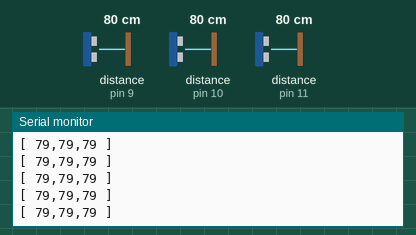
The sketch below on a simulated Arduino Uno, built with avr-gcc and run on an emulated ATmega328P. Shown: the last lines printed to the serial monitor. Wiring (inferred from the names in the program): 3 × ultrasonic range finder: trigger pin 8, echo pin 9 / trigger pin 12, echo pin 10 / trigger pin 13, echo pin 11. Inputs (shaded band) come from the test bench; at power-on: distance to the obstacle (sensors on pin 9, pin 10, pin 11) 80 cm. The echo pulse lasts 58.3 µs per cm.

Above: at 1.2 s.
1.3 s: distance to the obstacle (sensor on pin 9) set to 60 cm
At 1.43 s:
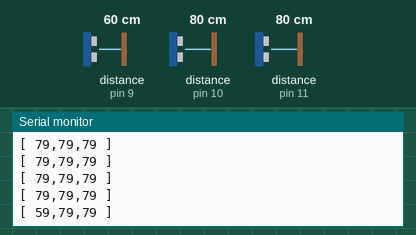
4.3 s: distance to the obstacle (sensor on pin 10) set to 120 cm
At 5.1 s:
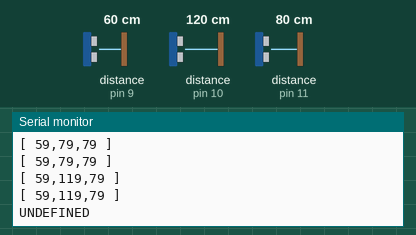
6.1 s: distance to the obstacle (sensor on pin 9) set to 27 cm
At 6.2 s:
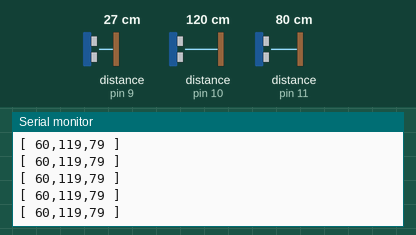
9.1 s: distance to the obstacle (sensor on pin 11) set to 120 cm
At 10.2 s:
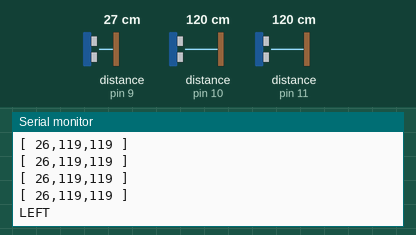
11.2 s: distance to the obstacle (sensor on pin 10) set to 299 cm
At 11.24 s:
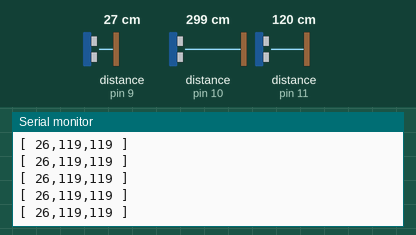
14.2 s: distance to the obstacle (sensor on pin 10) set to 2 cm
At 15.6 s:
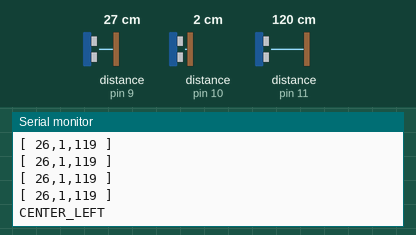
Timing chart, 0 to 17.2 s (numbered marks = the images above; inputs shaded):
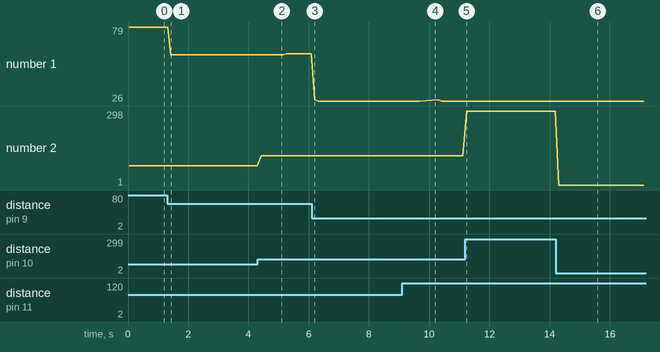

The sketch:

test.ino
```cpp
const int TRIGGER_PIN_L=8;
const int ECHO_PIN_L=9;
const int TRIGGER_PIN_M=12;
const int ECHO_PIN_M=10;
const int TRIGGER_PIN_R=13;
const int ECHO_PIN_R=11;
const int MAX_D=100;
const char* POS_STR[] = {"NONE", "LEFT", "CENTER_LEFT", "CENTER", "CENTER_RIGHT", "RIGHT", "ALL", "UNDEFINED"};
const char* MOV_STR[] = {"NONE", "LEFT", "RIGHT"};

//Init a sensor
void init(int trig_id, int echo_id) {
  pinMode(trig_id, OUTPUT);
  pinMode(echo_id, INPUT);
}


//Setup
void setup() {
  Serial.begin(9600);
  init(TRIGGER_PIN_L, ECHO_PIN_L);
  init(TRIGGER_PIN_M, ECHO_PIN_M);
  init(TRIGGER_PIN_R, ECHO_PIN_R);
}


/**
 * Measure the distance of a specific sensor
 *
 * Send a sonar signal, wait and receive the echo
 */
long dist(int trig_id, int echo_id) {
  long t,d;
  digitalWrite(trig_id, LOW);
  delayMicroseconds(2);
  digitalWrite(trig_id, HIGH);
  delayMicroseconds(10);
  digitalWrite(trig_id, LOW);

  t = pulseIn(echo_id, HIGH);
  d = t / 58.3;

  return d;
}


/**
 * I see you!
 *
 * Check if a specific sensor sees an observer by      if ()} {
      }

 * checking if the distance is lower then MAX_D
 */
boolean seen(long dist) {

  if ((dist > 0) && (dist < MAX_D)) {
    return true;
  }


  return false;

}

/**
 * Current position of the observer
 *
 * It's possible to determine the position of the observer by taking all
 * sensor values into account
 */
int current_pos(int d_l, int d_m, int d_r) {

  int result = 7;

  if (seen(d_l)==0 && seen(d_m)==0 && seen(d_r)==0){
    result=0;//NONE
  }

  if (seen(d_l)==1 && seen(d_m)==0 && seen(d_r)==0) {
    result=1;//LEFT
  }

  if (seen(d_l)==1 && seen(d_m)==1 && seen(d_r)==0) {
    result=2;//CENTER_LEFT
  }

  if (seen(d_l)==0 && seen(d_m)==1 && seen(d_r)==0) {
    result=3;//CENTER
  }

  if (seen(d_l)==0 && seen(d_m)==1 && seen(d_r)==1) {
    result=4;//CENTER_RIGHT
  }

  if (seen(d_l)==0 && seen(d_m)==0 && seen(d_r)==1) {
    result=5;//RIGHT
  }

  if (seen(d_l)==1 && seen(d_m)==1 && seen(d_r)==1) {
    result=6;//ALL
  }

  return result;

}


/**
 * Try to detect a movement
 */
int detect_movement(){

  //There is a movement if a state transistions from left to right or right to left within a period of 3 seconds

  //Take 30 samples
  long samples[30];

  boolean from_left=false;
  boolean from_right=false;
  int start_idx=0;

  for (int i=0; i < 30; i++) {
    long d_l = dist(TRIGGER_PIN_L, ECHO_PIN_L);
    delay(10);
    long d_m = dist(TRIGGER_PIN_M, ECHO_PIN_M);
    delay(10);
    long d_r = dist(TRIGGER_PIN_R, ECHO_PIN_R);
    Serial.println("[ " + String(d_l) + "," + String(d_m) + "," + String(d_r) + " ]");

    int cpos=current_pos(d_l,d_m,d_r);
    samples[i]=cpos;

    if (from_left == false && from_right == false) {

      if (cpos == 1 || cpos == 2) {
        from_left = true;
        start_idx=i;
      }

      if (cpos == 4 || cpos == 5) {
        from_right = true;
        start_idx=i;
      }
    }

    delay(80);
  }

  //Start to scan for the opposite direction
  boolean to_right=false;
  boolean to_left=false;

  for (int i=start_idx; i < 30; i++) {
    long sample = samples[i];
    if (from_left==true && to_right==false) {
      if (sample >= 4 && sample < 7) {
        to_right=true;
      }
    }

    if(from_right==true && to_left==false) {
      if (sample<=4 && sample > 0) {
        to_left=true;
      }
    }
  }

  if (from_right == true && to_left == true) return 1;
  if (from_left == true && to_right == true) return 2;

  return 0;
}


/**
 * Detect the last position of the observer
 */
int detect_pos(){
 //Take 10 samples -- We might do more fancy stuff with them
 long samples[10];
 int cpos=0;

 for (int i=0; i < 10; i++) {

    long d_l = dist(TRIGGER_PIN_L, ECHO_PIN_L);
    delay(10);
    long d_m = dist(TRIGGER_PIN_M, ECHO_PIN_M);
    delay(10);
    long d_r = dist(TRIGGER_PIN_R, ECHO_PIN_R);

    Serial.println("[ " + String(d_l) + "," + String(d_m) + "," + String(d_r) + " ]");
    cpos=current_pos(d_l,d_m,d_r);
    samples[i] = cpos;

    delay(80);
 }

 return cpos;

}


//Main loop
void loop() {

  //Detect the movement and react
  int m = detect_movement();
  Serial.println(MOV_STR[m]);


  //Adjust
  int p = detect_pos();
  Serial.println(POS_STR[p]);

  delay(500);
}
```

Measured:
- after the input at 1.3 s, the serial monitor: prints a new line after 0.13 s (image 1)
- after the input at 4.3 s, the serial monitor: prints a new line after 0.12 s (image 2)
- after the input at 9.1 s, the serial monitor: prints a new line after 0.11 s (image 4)
- after the input at 14.2 s, the serial monitor: prints a new line after 0.10 s (image 6)
- plotted number 1: 79 → 59 after the input at 1.3 s, 60 → 26 after the input at 6.1 s
- plotted number 2: 79 → 119 after the input at 4.3 s, 119 → 298 after the input at 11.2 s, 298 → 1 after the input at 14.2 s
